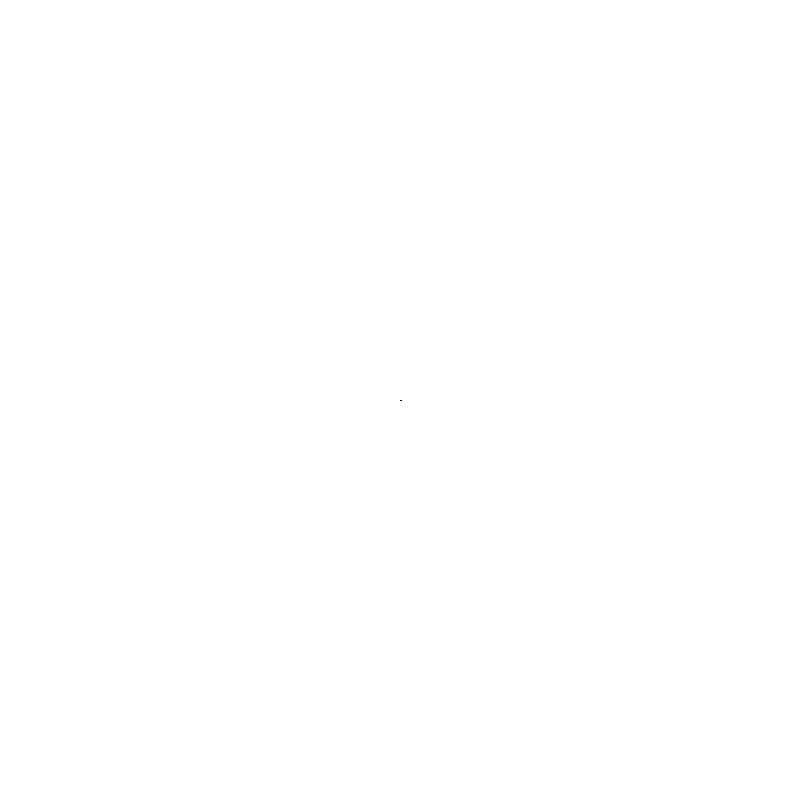
Frame 1 (no input)
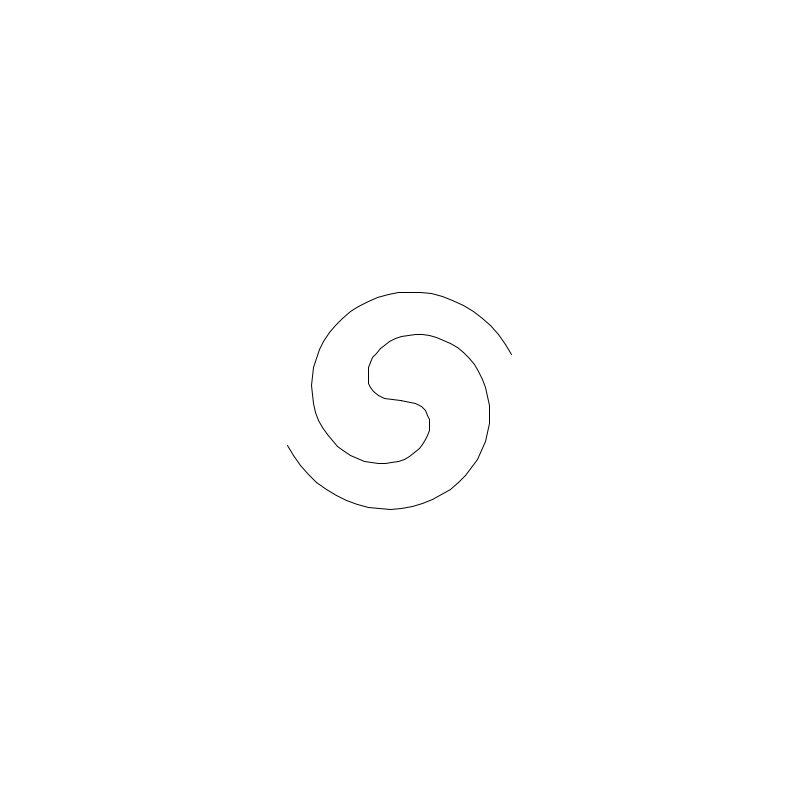
Frame 60 (the mouse pressed at the canvas centre just before this capture)
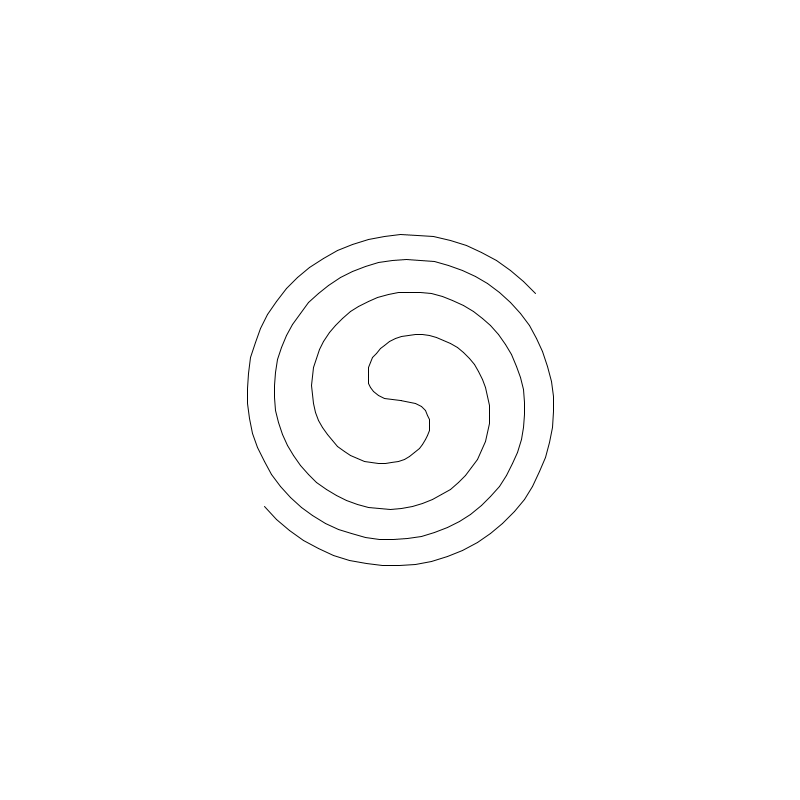
Frame 120 (the mouse held since frame 60 and released just before this capture)

The Processing sketch that drew these frames (run headless with seeded random() and noise(); from frame 60 on, the mouse is pressed at the canvas centre):

// Processing sketch: fermat
// ── fermat.pde
void setup() {
  size(800, 800);
  background(255,255,255);
  int middlex = 50;
  int middley = 50;
  int r = 50;
  int x = 100;
  //drawCircle(100,250,250);    
}
void drawCircle(int radius, int middlePointx, int middlePointy){
  float x1= middlePointx + cos(0)* radius;;
  float y1 = middlePointy + sin(0)*radius;;
  for(float i = 0; i<= 360; i = i+ 2.1){
    if(radius >= 0){
    line(x1,y1,middlePointx + cos(i)* radius,middlePointy + sin(i)*radius);
    x1 = middlePointx + cos(i)* radius;
    y1 = middlePointy + sin(i)*radius;
    radius = radius - 1;}
  }
}
float radius = 1;
int middlePointx = 400;
int middlePointy = 400;
float x1= middlePointx + cos(0)* radius;
float y1 = middlePointy + sin(0)*radius;
float x2= middlePointx + cos(0)* radius;
float y2 = middlePointy + sin(0)*radius;
float i = 0;
float e = (float) Math.E;
void draw(){
  if(i <= 100){ 
    if(radius <= 1000){
    line(x1,y1,middlePointx + cos(i)* radius,middlePointy + sin(i)*radius);
    x1 = middlePointx + cos(i)* radius;
    y1 = middlePointy + sin(i)*radius;
    radius = 50 * pow(i,0.5) ;
    line(x2,y2,middlePointx + cos(i)* radius * -1,middlePointy + sin(i)*radius *-1);
    x2 = middlePointx + cos(i)* radius *-1;
    y2 = middlePointy + sin(i)*radius *-1;  
}
  }
  i = i + 0.1;
  }
